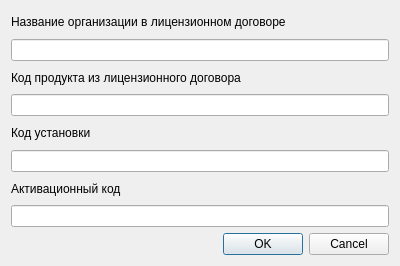
<?xml version="1.0" encoding="UTF-8"?>
<ui version="4.0">
 <class>Dialog</class>
 <widget class="QDialog" name="Dialog">
  <property name="geometry">
   <rect>
    <x>0</x>
    <y>0</y>
    <width>400</width>
    <height>266</height>
   </rect>
  </property>
  <property name="windowTitle">
   <string>Активация продукта</string>
  </property>
  <layout class="QVBoxLayout" name="verticalLayout">
   <item>
    <widget class="QLabel" name="label">
     <property name="text">
      <string>Название организации в лицензионном договоре</string>
     </property>
    </widget>
   </item>
   <item>
    <widget class="QLineEdit" name="companyName"/>
   </item>
   <item>
    <widget class="QLabel" name="label_2">
     <property name="text">
      <string>Код продукта из лицензионного договора</string>
     </property>
    </widget>
   </item>
   <item>
    <widget class="QLineEdit" name="productCode"/>
   </item>
   <item>
    <widget class="QLabel" name="label_3">
     <property name="text">
      <string>Код установки</string>
     </property>
    </widget>
   </item>
   <item>
    <widget class="QLineEdit" name="installCode">
     <property name="readOnly">
      <bool>true</bool>
     </property>
    </widget>
   </item>
   <item>
    <widget class="QLabel" name="label_4">
     <property name="text">
      <string>Активационный код</string>
     </property>
    </widget>
   </item>
   <item>
    <widget class="QLineEdit" name="activationCode"/>
   </item>
   <item>
    <widget class="QDialogButtonBox" name="buttonBox">
     <property name="orientation">
      <enum>Qt::Horizontal</enum>
     </property>
     <property name="standardButtons">
      <set>QDialogButtonBox::Cancel|QDialogButtonBox::Ok</set>
     </property>
    </widget>
   </item>
  </layout>
 </widget>
 <resources/>
 <connections>
  <connection>
   <sender>buttonBox</sender>
   <signal>accepted()</signal>
   <receiver>Dialog</receiver>
   <slot>accept()</slot>
   <hints>
    <hint type="sourcelabel">
     <x>248</x>
     <y>254</y>
    </hint>
    <hint type="destinationlabel">
     <x>157</x>
     <y>274</y>
    </hint>
   </hints>
  </connection>
  <connection>
   <sender>buttonBox</sender>
   <signal>rejected()</signal>
   <receiver>Dialog</receiver>
   <slot>reject()</slot>
   <hints>
    <hint type="sourcelabel">
     <x>316</x>
     <y>260</y>
    </hint>
    <hint type="destinationlabel">
     <x>286</x>
     <y>274</y>
    </hint>
   </hints>
  </connection>
 </connections>
</ui>
